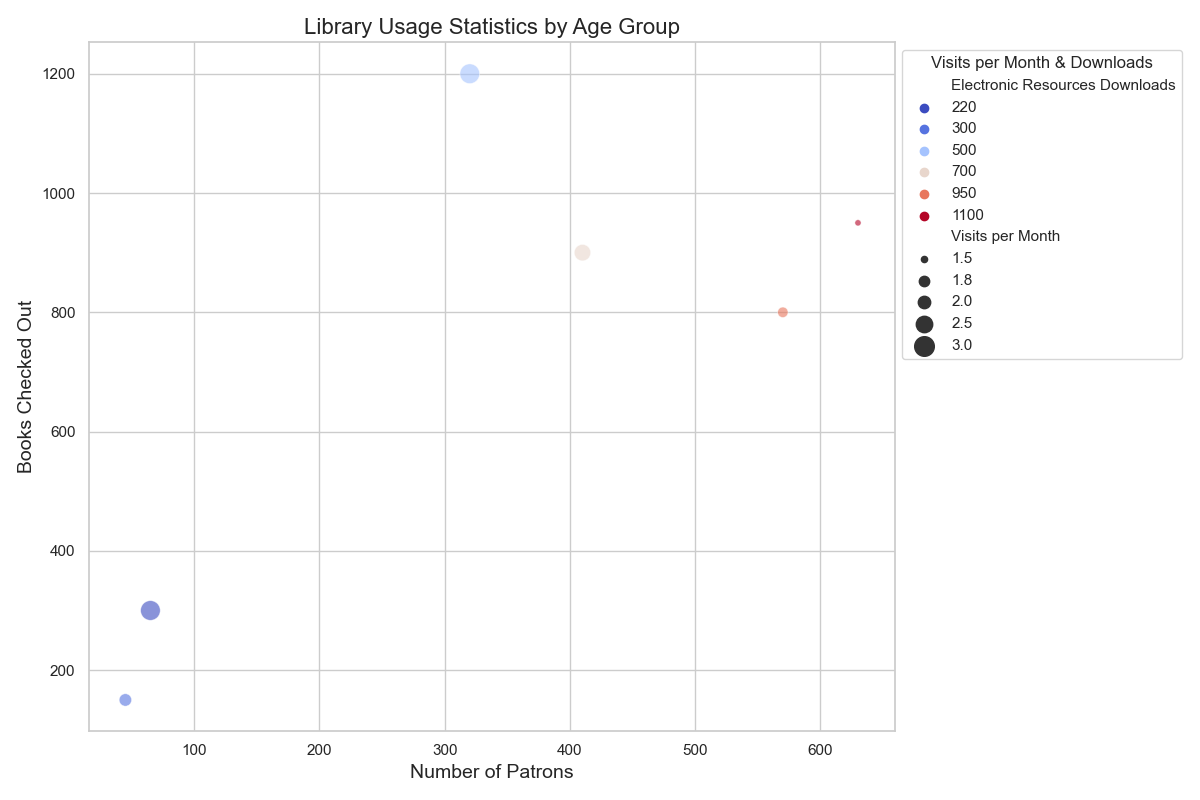

Write the Python code that produced this figure.

import seaborn as sns
import matplotlib.pyplot as plt

# Data provided
data = [
    {'Age Group': '0-12', 'Number of Patrons': 320, 'Books Checked Out': 1200, 'Visits per Month': 3.0, 'Electronic Resources Downloads': 500},
    {'Age Group': '13-18', 'Number of Patrons': 410, 'Books Checked Out': 900, 'Visits per Month': 2.5, 'Electronic Resources Downloads': 700},
    {'Age Group': '19-25', 'Number of Patrons': 570, 'Books Checked Out': 800, 'Visits per Month': 1.8, 'Electronic Resources Downloads': 950},
    {'Age Group': '26-35', 'Number of Patrons': 630, 'Books Checked Out': 950, 'Visits per Month': 1.5, 'Electronic Resources Downloads': 1100},
    # Rest of your data goes here...
    {'Age Group': 'Teachers', 'Number of Patrons': 65, 'Books Checked Out': 300, 'Visits per Month': 3.0, 'Electronic Resources Downloads': 220},
    {'Age Group': 'Researchers', 'Number of Patrons': 45, 'Books Checked Out': 150, 'Visits per Month': 2.0, 'Electronic Resources Downloads': 300}
]

# Convert data to a pandas DataFrame for use with seaborn
import pandas as pd
df = pd.DataFrame(data)

# Define the bubble size scale, you can adjust this as needed
bubble_scale = 100

# Create a bubble chart
plt.figure(figsize=(12, 8))
bubble_chart = sns.scatterplot(
    data=df,
    x='Number of Patrons',
    y='Books Checked Out',
    size='Visits per Month',
    sizes=(20, 200), # Range of bubble sizes
    hue='Electronic Resources Downloads',
    palette='coolwarm', # Color spectrum variation
    alpha=0.6,  # Transparency of bubbles
    legend='full' # Include legend for sizes and colors
)

# Customizing the plot further as required
bubble_chart.set_title('Library Usage Statistics by Age Group', fontsize=16)
bubble_chart.set_xlabel('Number of Patrons', fontsize=14)
bubble_chart.set_ylabel('Books Checked Out', fontsize=14)
plt.legend(title='Visits per Month & Downloads', bbox_to_anchor=(1, 1), loc=2)

# To ensure the legend for sizes is visible and not cut off
plt.tight_layout()

# Show the plot
plt.show()
